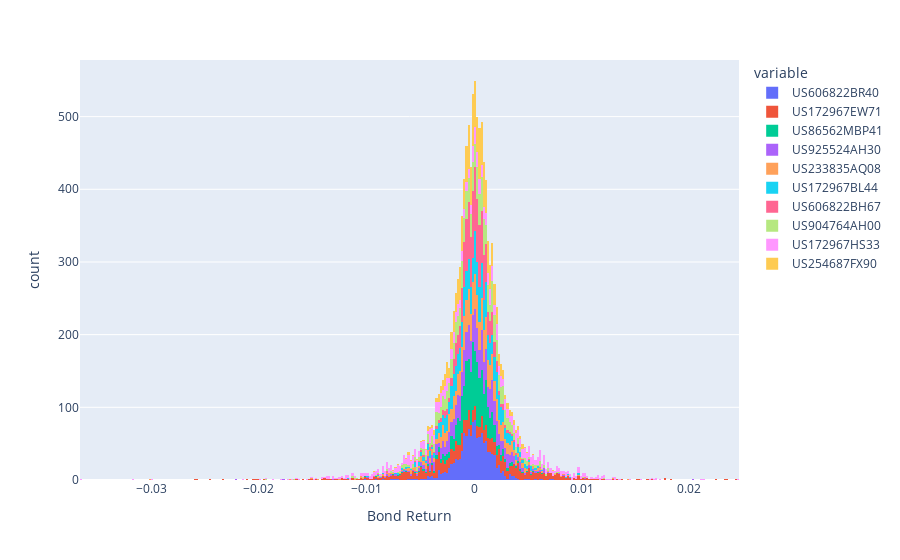

Notebook code cell kept with this figure:
### Markdown cell above
As a sanity check to make sure the above actually works, we compare the above price distribution to that created using the first-order approximation of the bond returns. The first-order approximation is simply the change in z-spread multiplied by the given bond's duration.

### Code cell
z_spread_movements = (z_spreads.iloc[-1] * (1 + prices_to_returns(z_spreads))) - z_spreads.iloc[-1]
durations = calculate_sensis(pricing_context, portfolio_instruments, keys=z_spreads.columns)
estimated_bond_movements = z_spread_movements @ durations
px.histogram(estimated_bond_movements, labels={"value": "Bond Return"})

### Figure 1 — Plotly figure (JSON) as saved in the notebook; plotly's stock layout.template omitted (floating-point values rounded to 4 significant figures; data arrays with more than 128 entries replaced by an {"elided": "..."} marker saying what was removed)
{"data": [{"bingroup": "x", "hovertemplate": "variable=US606822BR40<br>Bond Return=%{x}<br>count=%{y}<extra></extra>", "legendgroup": "US606822BR40", "marker": {"color": "#636efa", "pattern": {"shape": ""}}, "name": "US606822BR40", "orientation": "v", "showlegend": true, "type": "histogram", "x": {"elided": "1230 float values"}, "xaxis": "x", "yaxis": "y"}, {"bingroup": "x", "hovertemplate": "variable=US172967EW71<br>Bond Return=%{x}<br>count=%{y}<extra></extra>", "legendgroup": "US172967EW71", "marker": {"color": "#EF553B", "pattern": {"shape": ""}}, "name": "US172967EW71", "orientation": "v", "showlegend": true, "type": "histogram", "x": {"elided": "1230 float values"}, "xaxis": "x", "yaxis": "y"}, {"bingroup": "x", "hovertemplate": "variable=US86562MBP41<br>Bond Return=%{x}<br>count=%{y}<extra></extra>", "legendgroup": "US86562MBP41", "marker": {"color": "#00cc96", "pattern": {"shape": ""}}, "name": "US86562MBP41", "orientation": "v", "showlegend": true, "type": "histogram", "x": {"elided": "1230 float values"}, "xaxis": "x", "yaxis": "y"}, {"bingroup": "x", "hovertemplate": "variable=US925524AH30<br>Bond Return=%{x}<br>count=%{y}<extra></extra>", "legendgroup": "US925524AH30", "marker": {"color": "#ab63fa", "pattern": {"shape": ""}}, "name": "US925524AH30", "orientation": "v", "showlegend": true, "type": "histogram", "x": {"elided": "1230 float values"}, "xaxis": "x", "yaxis": "y"}, {"bingroup": "x", "hovertemplate": "variable=US233835AQ08<br>Bond Return=%{x}<br>count=%{y}<extra></extra>", "legendgroup": "US233835AQ08", "marker": {"color": "#FFA15A", "pattern": {"shape": ""}}, "name": "US233835AQ08", "orientation": "v", "showlegend": true, "type": "histogram", "x": {"elided": "1230 float values"}, "xaxis": "x", "yaxis": "y"}, {"bingroup": "x", "hovertemplate": "variable=US172967BL44<br>Bond Return=%{x}<br>count=%{y}<extra></extra>", "legendgroup": "US172967BL44", "marker": {"color": "#19d3f3", "pattern": {"shape": ""}}, "name": "US172967BL44", "orientation": "v", "showlegend": true, "type": "histogram", "x": {"elided": "1230 float values"}, "xaxis": "x", "yaxis": "y"}, {"bingroup": "x", "hovertemplate": "variable=US606822BH67<br>Bond Return=%{x}<br>count=%{y}<extra></extra>", "legendgroup": "US606822BH67", "marker": {"color": "#FF6692", "pattern": {"shape": ""}}, "name": "US606822BH67", "orientation": "v", "showlegend": true, "type": "histogram", "x": {"elided": "1230 float values"}, "xaxis": "x", "yaxis": "y"}, {"bingroup": "x", "hovertemplate": "variable=US904764AH00<br>Bond Return=%{x}<br>count=%{y}<extra></extra>", "legendgroup": "US904764AH00", "marker": {"color": "#B6E880", "pattern": {"shape": ""}}, "name": "US904764AH00", "orientation": "v", "showlegend": true, "type": "histogram", "x": {"elided": "1230 float values"}, "xaxis": "x", "yaxis": "y"}, {"bingroup": "x", "hovertemplate": "variable=US172967HS33<br>Bond Return=%{x}<br>count=%{y}<extra></extra>", "legendgroup": "US172967HS33", "marker": {"color": "#FF97FF", "pattern": {"shape": ""}}, "name": "US172967HS33", "orientation": "v", "showlegend": true, "type": "histogram", "x": {"elided": "1230 float values"}, "xaxis": "x", "yaxis": "y"}, {"bingroup": "x", "hovertemplate": "variable=US254687FX90<br>Bond Return=%{x}<br>count=%{y}<extra></extra>", "legendgroup": "US254687FX90", "marker": {"color": "#FECB52", "pattern": {"shape": ""}}, "name": "US254687FX90", "orientation": "v", "showlegend": true, "type": "histogram", "x": {"elided": "1230 float values"}, "xaxis": "x", "yaxis": "y"}], "layout": {"barmode": "relative", "legend": {"title": {"text": "variable"}, "tracegroupgap": 0}, "margin": {"t": 60}, "xaxis": {"anchor": "y", "domain": [0, 1], "title": {"text": "Bond Return"}}, "yaxis": {"anchor": "x", "domain": [0, 1], "title": {"text": "count"}}}}
